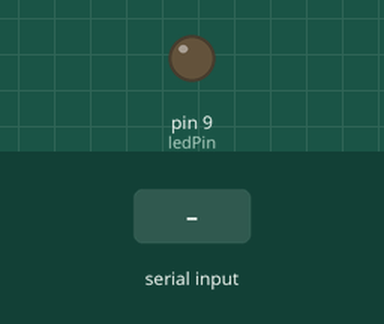
Bench run of a program on a simulated Arduino Uno, built with avr-gcc and run on an emulated ATmega328P. Parts: output pins drawn as LEDs (lit = HIGH). The inputs (shaded band) are chosen by the test bench.

Above: at 1.2 s.
1.3 s: "1" received over Serial
At 1.7 s:
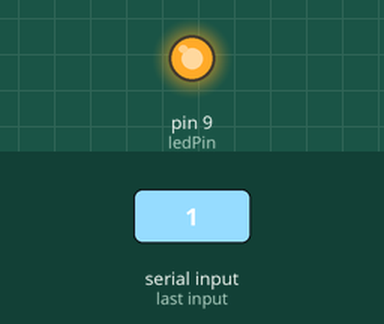
Timing chart, 0 to 4.3 s (numbered marks = the images above; inputs shaded):
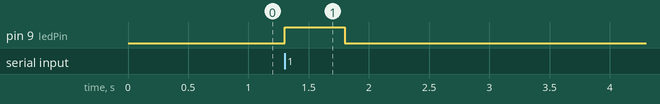

Measured:
- after the input at 1.3 s, pin 9 (ledPin): LOW → HIGH at once, → LOW 0.50 s later

The program:

main.cpp
```cpp
#include <Arduino.h>

void PullUp();

#define ledPin 9
int state = 0;

void setup() {
  pinMode(ledPin, OUTPUT);
  digitalWrite(ledPin, LOW);
  Serial.begin(38400); // Default communication rate of the Bluetooth module
}
void loop() {
 if(Serial.available() > 0){ // Checks whether data is comming from the serial port
    state = Serial.read(); // Reads the data from the serial port
 }
 // Controlling the LED
 if (state == '1') {
  digitalWrite(ledPin, HIGH); // LED ON
  delay(500);
  state = 0;
  digitalWrite(ledPin, LOW); // LED OFF
  }
}
```
